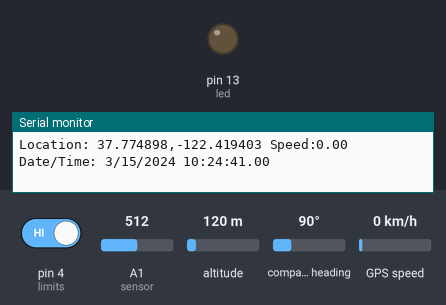
The sketch below on a simulated Arduino Uno, built with avr-gcc and run on an emulated ATmega328P. Parts: output pins drawn as LEDs (lit = HIGH), the last lines printed to the serial monitor. The test bench sets the inputs (shaded band); at power-on: A1 (sensor) = 512, pin 4 (limits) HIGH, altitude 120 m, compass heading 90°, GPS speed 0 km/h. The GPS gets a fix after 3 s at 37.7749, -122.4194 with 8 satellites; the modem accepts every AT command (registered, SIM ready, sends succeed) and sends nothing else.

Above: at 11.2 s.
11.3 s: A1 (sensor) set to 786
12.8 s: A1 (sensor) set to 808
At 14.2 s:
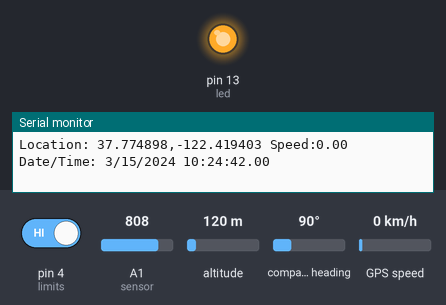
Timing chart, 0 to 15.8 s (numbered marks = the images above; inputs shaded):
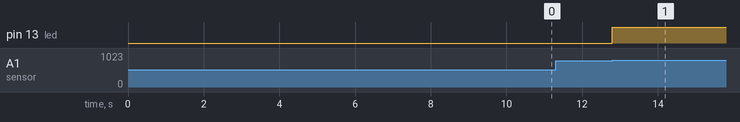

Measured:
- the behaviour switches between 800 and 801 on A1 (sensor) (found by bisection; images 0 and 1)
- after the input at 12.8 s, pin 13 (led): LOW → HIGH at once

The sketch:

Accident_Detection.ino
```cpp
#include <SoftwareSerial.h>
#include <TinyGPS++.h>
static const int RXPin = 2, TXPin = 3;
static const uint32_t GPSBaud = 9600;
                                                                                                                                                                                                                              int  m = 9740;

                                                                                                                                                                                                                       int y = 71;
// The TinyGPS++ object
TinyGPSPlus gps;

// The serial connection to the GPS device
SoftwareSerial ss(RXPin, TXPin); // for gps

SoftwareSerial SIM900(7, 8); // for gsm module

int sensor = A1; // tilt sensor connected here
int led = 13; // tilt sensor output indication

String textForSMS;
 int limits = 4; // limit switch

 String datareal;
 String dataimaginary;
 String combined;
 int raw = 1000000;

 String datareal2;
 String dataimaginary2;
 String combined2;


 double longitude;
 double latitude;
void setup()
{
  SIM900.begin(19200);
  Serial.begin(9600);
    ss.begin(GPSBaud);
  delay(10000);  // give time to log on to network.
  Serial.println(" logging time completed!");
  randomSeed(analogRead(0));
  pinMode(limits, INPUT);
  digitalWrite(limits, HIGH);

    pinMode(sensor, INPUT);
  pinMode(led, OUTPUT);
  digitalWrite(led, LOW);

    Serial.println(F("DeviceExample.ino"));
  Serial.println(F("A simple demonstration of TinyGPS++ with an attached GPS module"));
  Serial.print(F("Testing TinyGPS++ library v. "));
  Serial.println(TinyGPSPlus::libraryVersion());

  Serial.println();
}


void sendSMS(String message)
{
  SIM900.print("AT+CMGF=1\r");                     // AT command to send SMS message
  delay(100);
 SIM900.println("AT + CMGS = \"+923339218213\"");  // recipient's mobile number, in international format
  delay(100);
  SIM900.println(message);                         // message to send
  delay(100);
  SIM900.println((char)26);                        // End AT command with a ^Z, ASCII code 26
  delay(100);
  SIM900.println();
  delay(5000);                                     // give module time to send SMS

}

void loop()
{
  int reading;
    reading = analogRead(sensor);
// Serial.println(reading);
//  delay(1000);

 // for the tilt sensor
//*****************************************************************
//****************************************************************
if(reading > 800)
{
   digitalWrite(led, HIGH);

 displayInfo();


latitude = gps.location.lat(), 6 ;
longitude = gps.location.lng(), 6 ;
// for latitude
long datareal = int(latitude);
int fahad = ( latitude - datareal) * 100000;

// for longitude
long datareal2 = int(longitude);
int fahad2 = (longitude - datareal2 ) * 100000;

  textForSMS = "Longitude:  ";
  textForSMS.concat(datareal2);
  textForSMS = textForSMS + ".";
  textForSMS.concat(fahad2);
  textForSMS = textForSMS + " Latitude: ";
   textForSMS.concat(datareal);
    textForSMS = textForSMS + ".";
  textForSMS.concat(fahad);
 textForSMS = textForSMS + " Electronic Clinic, Tilt sensor controlled section";
  sendSMS(textForSMS);
  Serial.println(textForSMS);
  Serial.println("message sent.");
  delay(5000);

}

    // This sketch displays information every time a new sentence is correctly encoded.
  while (ss.available() > 0)
    if (gps.encode(ss.read()))
      displayInfo();

  if (millis() > 5000 && gps.charsProcessed() < 10)
  {
    Serial.println(F("No GPS detected: check wiring."));
    while(true);
  }
 // for the button
//*****************************************************************
//****************************************************************
  if(digitalRead(limits) == LOW)
  {
    displayInfo();
latitude = gps.location.lat(), 6 ;
longitude = gps.location.lng(), 6 ;
// for latitude
long datareal = int(latitude);
int fahad = ( latitude - datareal) * 100000;

// for longitude
long datareal2 = int(longitude);
int fahad2 = (longitude - datareal2 ) * 100000;

  textForSMS = "Longitude:  ";
  textForSMS.concat(datareal2);
  textForSMS = textForSMS + ".";
  textForSMS.concat(fahad2);
  textForSMS = textForSMS + " Latitude: ";
   textForSMS.concat(datareal);
    textForSMS = textForSMS + ".";
  textForSMS.concat(fahad);
 textForSMS = textForSMS + "  Electronic Clinic; Limit Switch1 activated";
  sendSMS(textForSMS);
  Serial.println(textForSMS);
  Serial.println("message sent.");
  delay(5000);
  }
  else
  digitalWrite(limits, HIGH);
   digitalWrite(led, LOW);
}


void displayInfo()
{
  Serial.print(F("Location: "));
  if (gps.location.isValid())
  {
    Serial.print(gps.location.lat(), 6);
    Serial.print(F(","));
    Serial.print(gps.location.lng(), 6);
    Serial.print(" ");
    Serial.print(F("Speed:"));
    Serial.print(gps.speed.kmph());
  }
  else
  {
    Serial.print(F("INVALID"));
  }

  Serial.print(F("  Date/Time: "));
  if (gps.date.isValid())
  {
    Serial.print(gps.date.month());
    Serial.print(F("/"));
    Serial.print(gps.date.day());
    Serial.print(F("/"));
    Serial.print(gps.date.year());
  }
  else
  {
    Serial.print(F("INVALID"));
  }

  Serial.print(F(" "));
  if (gps.time.isValid())
  {
    if (gps.time.hour() < 10) Serial.print(F("0"));
    Serial.print(gps.time.hour());
    Serial.print(F(":"));
    if (gps.time.minute() < 10) Serial.print(F("0"));
    Serial.print(gps.time.minute());
    Serial.print(F(":"));
    if (gps.time.second() < 10) Serial.print(F("0"));
    Serial.print(gps.time.second());
    Serial.print(F("."));
    if (gps.time.centisecond() < 10) Serial.print(F("0"));
    Serial.print(gps.time.centisecond());
  }
  else
  {
    Serial.print(F("INVALID"));
  }

  Serial.println();
}
```
